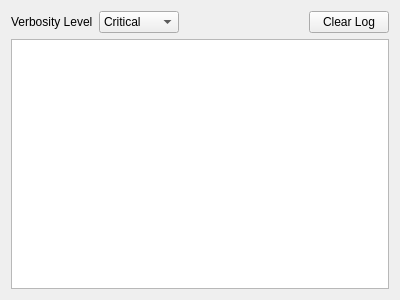
<?xml version="1.0" encoding="UTF-8"?>
<ui version="4.0">
 <class>LogWindow</class>
 <widget class="QWidget" name="LogWindow">
  <property name="geometry">
   <rect>
    <x>0</x>
    <y>0</y>
    <width>400</width>
    <height>300</height>
   </rect>
  </property>
  <property name="windowTitle">
   <string>Form</string>
  </property>
  <layout class="QVBoxLayout" name="verticalLayout">
   <item>
    <layout class="QHBoxLayout" name="horizontalLayout">
     <item alignment="Qt::AlignLeft">
      <widget class="QLabel" name="label">
       <property name="sizePolicy">
        <sizepolicy hsizetype="Minimum" vsizetype="Preferred">
         <horstretch>0</horstretch>
         <verstretch>0</verstretch>
        </sizepolicy>
       </property>
       <property name="text">
        <string>Verbosity Level</string>
       </property>
      </widget>
     </item>
     <item alignment="Qt::AlignLeft">
      <widget class="QComboBox" name="cb_verbosity">
       <property name="sizePolicy">
        <sizepolicy hsizetype="Minimum" vsizetype="Fixed">
         <horstretch>0</horstretch>
         <verstretch>0</verstretch>
        </sizepolicy>
       </property>
       <property name="editable">
        <bool>false</bool>
       </property>
       <item>
        <property name="text">
         <string>Critical</string>
        </property>
       </item>
       <item>
        <property name="text">
         <string>Error</string>
        </property>
       </item>
       <item>
        <property name="text">
         <string>Warning</string>
        </property>
       </item>
       <item>
        <property name="text">
         <string>Message</string>
        </property>
       </item>
       <item>
        <property name="text">
         <string>Debug</string>
        </property>
       </item>
      </widget>
     </item>
     <item>
      <spacer name="horizontalSpacer">
       <property name="orientation">
        <enum>Qt::Horizontal</enum>
       </property>
       <property name="sizeHint" stdset="0">
        <size>
         <width>40</width>
         <height>20</height>
        </size>
       </property>
      </spacer>
     </item>
     <item>
      <widget class="QPushButton" name="btn_clearLog">
       <property name="text">
        <string>Clear Log</string>
       </property>
      </widget>
     </item>
    </layout>
   </item>
   <item>
    <widget class="QTextBrowser" name="text_log">
     <property name="html">
      <string>&lt;!DOCTYPE HTML PUBLIC &quot;-//W3C//DTD HTML 4.0//EN&quot; &quot;http://www.w3.org/TR/REC-html40/strict.dtd&quot;&gt;
&lt;html&gt;&lt;head&gt;&lt;meta name=&quot;qrichtext&quot; content=&quot;1&quot; /&gt;&lt;style type=&quot;text/css&quot;&gt;
p, li { white-space: pre-wrap; }
&lt;/style&gt;&lt;/head&gt;&lt;body style=&quot; font-family:'MS Shell Dlg 2'; font-size:8.25pt; font-weight:400; font-style:normal;&quot;&gt;
&lt;p style=&quot;-qt-paragraph-type:empty; margin-top:0px; margin-bottom:0px; margin-left:0px; margin-right:0px; -qt-block-indent:0; text-indent:0px;&quot;&gt;&lt;br /&gt;&lt;/p&gt;&lt;/body&gt;&lt;/html&gt;</string>
     </property>
    </widget>
   </item>
  </layout>
 </widget>
 <resources/>
 <connections/>
</ui>
